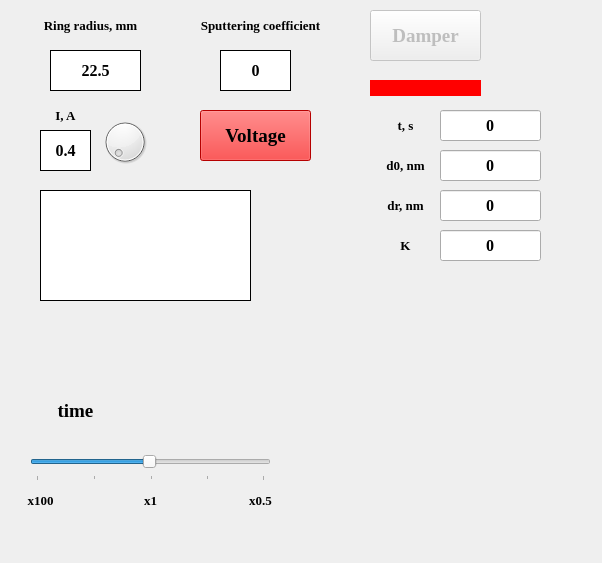
<?xml version="1.0" encoding="UTF-8"?>
<ui version="4.0">
 <class>Dialog</class>
 <widget class="QDialog" name="Dialog">
  <property name="geometry">
   <rect>
    <x>0</x>
    <y>0</y>
    <width>602</width>
    <height>563</height>
   </rect>
  </property>
  <property name="windowTitle">
   <string>Sputtering</string>
  </property>
  <property name="windowIcon">
   <iconset>
    <normaloff>icon.png</normaloff>icon.png</iconset>
  </property>
  <widget class="QLabel" name="current_label">
   <property name="geometry">
    <rect>
     <x>40</x>
     <y>100</y>
     <width>51</width>
     <height>31</height>
    </rect>
   </property>
   <property name="font">
    <font>
     <family>Times New Roman</family>
     <pointsize>10</pointsize>
     <weight>75</weight>
     <bold>true</bold>
    </font>
   </property>
   <property name="text">
    <string>I, A</string>
   </property>
   <property name="alignment">
    <set>Qt::AlignCenter</set>
   </property>
  </widget>
  <widget class="QPushButton" name="damper">
   <property name="enabled">
    <bool>false</bool>
   </property>
   <property name="geometry">
    <rect>
     <x>370</x>
     <y>10</y>
     <width>111</width>
     <height>51</height>
    </rect>
   </property>
   <property name="font">
    <font>
     <family>Times New Roman</family>
     <pointsize>14</pointsize>
     <weight>75</weight>
     <bold>true</bold>
    </font>
   </property>
   <property name="text">
    <string>Damper</string>
   </property>
  </widget>
  <widget class="QLabel" name="damper_state">
   <property name="geometry">
    <rect>
     <x>370</x>
     <y>80</y>
     <width>111</width>
     <height>16</height>
    </rect>
   </property>
   <property name="styleSheet">
    <string notr="true">background-color: red;</string>
   </property>
   <property name="text">
    <string/>
   </property>
  </widget>
  <widget class="QLabel" name="d0_label">
   <property name="geometry">
    <rect>
     <x>370</x>
     <y>150</y>
     <width>71</width>
     <height>31</height>
    </rect>
   </property>
   <property name="font">
    <font>
     <family>Times New Roman</family>
     <pointsize>10</pointsize>
     <weight>75</weight>
     <bold>true</bold>
    </font>
   </property>
   <property name="text">
    <string>d0, nm</string>
   </property>
   <property name="alignment">
    <set>Qt::AlignCenter</set>
   </property>
  </widget>
  <widget class="QLabel" name="dr_label">
   <property name="geometry">
    <rect>
     <x>370</x>
     <y>190</y>
     <width>71</width>
     <height>31</height>
    </rect>
   </property>
   <property name="font">
    <font>
     <family>Times New Roman</family>
     <pointsize>10</pointsize>
     <weight>75</weight>
     <bold>true</bold>
    </font>
   </property>
   <property name="text">
    <string>dr, nm</string>
   </property>
   <property name="alignment">
    <set>Qt::AlignCenter</set>
   </property>
  </widget>
  <widget class="QLabel" name="k_label">
   <property name="geometry">
    <rect>
     <x>370</x>
     <y>230</y>
     <width>71</width>
     <height>31</height>
    </rect>
   </property>
   <property name="font">
    <font>
     <family>Times New Roman</family>
     <pointsize>10</pointsize>
     <weight>75</weight>
     <bold>true</bold>
    </font>
   </property>
   <property name="text">
    <string>K</string>
   </property>
   <property name="alignment">
    <set>Qt::AlignCenter</set>
   </property>
  </widget>
  <widget class="QLabel" name="x100">
   <property name="geometry">
    <rect>
     <x>20</x>
     <y>490</y>
     <width>41</width>
     <height>21</height>
    </rect>
   </property>
   <property name="font">
    <font>
     <family>Times New Roman</family>
     <pointsize>10</pointsize>
     <weight>75</weight>
     <bold>true</bold>
    </font>
   </property>
   <property name="text">
    <string>x100</string>
   </property>
   <property name="alignment">
    <set>Qt::AlignCenter</set>
   </property>
  </widget>
  <widget class="QLabel" name="time_rewind">
   <property name="geometry">
    <rect>
     <x>30</x>
     <y>390</y>
     <width>91</width>
     <height>41</height>
    </rect>
   </property>
   <property name="font">
    <font>
     <family>Times New Roman</family>
     <pointsize>14</pointsize>
     <weight>75</weight>
     <bold>true</bold>
    </font>
   </property>
   <property name="text">
    <string>time</string>
   </property>
   <property name="alignment">
    <set>Qt::AlignCenter</set>
   </property>
  </widget>
  <widget class="QSlider" name="timeSlider">
   <property name="geometry">
    <rect>
     <x>30</x>
     <y>450</y>
     <width>241</width>
     <height>31</height>
    </rect>
   </property>
   <property name="cursor">
    <cursorShape>OpenHandCursor</cursorShape>
   </property>
   <property name="mouseTracking">
    <bool>false</bool>
   </property>
   <property name="locale">
    <locale language="English" country="UnitedStates"/>
   </property>
   <property name="minimum">
    <number>1</number>
   </property>
   <property name="maximum">
    <number>200</number>
   </property>
   <property name="singleStep">
    <number>1</number>
   </property>
   <property name="value">
    <number>100</number>
   </property>
   <property name="sliderPosition">
    <number>100</number>
   </property>
   <property name="tracking">
    <bool>true</bool>
   </property>
   <property name="orientation">
    <enum>Qt::Horizontal</enum>
   </property>
   <property name="invertedAppearance">
    <bool>false</bool>
   </property>
   <property name="invertedControls">
    <bool>false</bool>
   </property>
   <property name="tickPosition">
    <enum>QSlider::TicksBelow</enum>
   </property>
   <property name="tickInterval">
    <number>50</number>
   </property>
  </widget>
  <widget class="QLabel" name="x1">
   <property name="geometry">
    <rect>
     <x>130</x>
     <y>490</y>
     <width>41</width>
     <height>21</height>
    </rect>
   </property>
   <property name="font">
    <font>
     <family>Times New Roman</family>
     <pointsize>10</pointsize>
     <weight>75</weight>
     <bold>true</bold>
    </font>
   </property>
   <property name="text">
    <string>x1</string>
   </property>
   <property name="alignment">
    <set>Qt::AlignCenter</set>
   </property>
  </widget>
  <widget class="QLabel" name="x0_5">
   <property name="geometry">
    <rect>
     <x>240</x>
     <y>490</y>
     <width>41</width>
     <height>21</height>
    </rect>
   </property>
   <property name="font">
    <font>
     <family>Times New Roman</family>
     <pointsize>10</pointsize>
     <weight>75</weight>
     <bold>true</bold>
    </font>
   </property>
   <property name="text">
    <string>x0.5</string>
   </property>
   <property name="alignment">
    <set>Qt::AlignCenter</set>
   </property>
  </widget>
  <widget class="QLabel" name="time_label">
   <property name="geometry">
    <rect>
     <x>370</x>
     <y>110</y>
     <width>71</width>
     <height>31</height>
    </rect>
   </property>
   <property name="font">
    <font>
     <family>Times New Roman</family>
     <pointsize>10</pointsize>
     <weight>75</weight>
     <bold>true</bold>
    </font>
   </property>
   <property name="text">
    <string>t, s</string>
   </property>
   <property name="alignment">
    <set>Qt::AlignCenter</set>
   </property>
  </widget>
  <widget class="QLabel" name="status">
   <property name="geometry">
    <rect>
     <x>40</x>
     <y>190</y>
     <width>211</width>
     <height>111</height>
    </rect>
   </property>
   <property name="font">
    <font>
     <family>Times New Roman</family>
     <pointsize>12</pointsize>
     <weight>75</weight>
     <bold>true</bold>
    </font>
   </property>
   <property name="styleSheet">
    <string notr="true">background-color: white;</string>
   </property>
   <property name="frameShape">
    <enum>QFrame::Box</enum>
   </property>
   <property name="text">
    <string/>
   </property>
   <property name="textFormat">
    <enum>Qt::AutoText</enum>
   </property>
   <property name="alignment">
    <set>Qt::AlignCenter</set>
   </property>
   <property name="wordWrap">
    <bool>true</bool>
   </property>
  </widget>
  <widget class="QLabel" name="ring_radius_label">
   <property name="geometry">
    <rect>
     <x>10</x>
     <y>10</y>
     <width>161</width>
     <height>31</height>
    </rect>
   </property>
   <property name="font">
    <font>
     <family>Times New Roman</family>
     <pointsize>10</pointsize>
     <weight>75</weight>
     <bold>true</bold>
    </font>
   </property>
   <property name="text">
    <string>Ring radius, mm</string>
   </property>
   <property name="alignment">
    <set>Qt::AlignCenter</set>
   </property>
  </widget>
  <widget class="QLabel" name="sputtering_coefficient_label">
   <property name="geometry">
    <rect>
     <x>170</x>
     <y>10</y>
     <width>181</width>
     <height>31</height>
    </rect>
   </property>
   <property name="font">
    <font>
     <family>Times New Roman</family>
     <pointsize>10</pointsize>
     <weight>75</weight>
     <bold>true</bold>
    </font>
   </property>
   <property name="text">
    <string>Sputtering coefficient</string>
   </property>
   <property name="alignment">
    <set>Qt::AlignCenter</set>
   </property>
  </widget>
  <widget class="QPushButton" name="voltage">
   <property name="enabled">
    <bool>true</bool>
   </property>
   <property name="geometry">
    <rect>
     <x>200</x>
     <y>110</y>
     <width>111</width>
     <height>51</height>
    </rect>
   </property>
   <property name="font">
    <font>
     <family>Times New Roman</family>
     <pointsize>14</pointsize>
     <weight>75</weight>
     <bold>true</bold>
    </font>
   </property>
   <property name="styleSheet">
    <string notr="true">background-color: red;</string>
   </property>
   <property name="text">
    <string>Voltage</string>
   </property>
  </widget>
  <widget class="QLabel" name="sputtering_coefficient">
   <property name="geometry">
    <rect>
     <x>220</x>
     <y>50</y>
     <width>71</width>
     <height>41</height>
    </rect>
   </property>
   <property name="font">
    <font>
     <family>Times New Roman</family>
     <pointsize>12</pointsize>
     <weight>75</weight>
     <bold>true</bold>
    </font>
   </property>
   <property name="styleSheet">
    <string notr="true">background-color: white;</string>
   </property>
   <property name="frameShape">
    <enum>QFrame::Box</enum>
   </property>
   <property name="text">
    <string>0</string>
   </property>
   <property name="alignment">
    <set>Qt::AlignCenter</set>
   </property>
  </widget>
  <widget class="QLabel" name="target_diameter">
   <property name="geometry">
    <rect>
     <x>50</x>
     <y>50</y>
     <width>91</width>
     <height>41</height>
    </rect>
   </property>
   <property name="font">
    <font>
     <family>Times New Roman</family>
     <pointsize>12</pointsize>
     <weight>75</weight>
     <bold>true</bold>
    </font>
   </property>
   <property name="styleSheet">
    <string notr="true">background-color: white;</string>
   </property>
   <property name="frameShape">
    <enum>QFrame::Box</enum>
   </property>
   <property name="text">
    <string>22.5</string>
   </property>
   <property name="alignment">
    <set>Qt::AlignCenter</set>
   </property>
  </widget>
  <widget class="QLabel" name="current">
   <property name="geometry">
    <rect>
     <x>40</x>
     <y>130</y>
     <width>51</width>
     <height>41</height>
    </rect>
   </property>
   <property name="font">
    <font>
     <family>Times New Roman</family>
     <pointsize>12</pointsize>
     <weight>75</weight>
     <bold>true</bold>
    </font>
   </property>
   <property name="styleSheet">
    <string notr="true">background-color: white;</string>
   </property>
   <property name="frameShape">
    <enum>QFrame::Box</enum>
   </property>
   <property name="text">
    <string>0.4</string>
   </property>
   <property name="alignment">
    <set>Qt::AlignCenter</set>
   </property>
  </widget>
  <widget class="QLineEdit" name="K0">
   <property name="geometry">
    <rect>
     <x>440</x>
     <y>230</y>
     <width>101</width>
     <height>31</height>
    </rect>
   </property>
   <property name="font">
    <font>
     <family>Times New Roman</family>
     <pointsize>12</pointsize>
     <weight>75</weight>
     <bold>true</bold>
    </font>
   </property>
   <property name="text">
    <string>0</string>
   </property>
   <property name="alignment">
    <set>Qt::AlignCenter</set>
   </property>
  </widget>
  <widget class="QLineEdit" name="time_value">
   <property name="geometry">
    <rect>
     <x>440</x>
     <y>110</y>
     <width>101</width>
     <height>31</height>
    </rect>
   </property>
   <property name="font">
    <font>
     <family>Times New Roman</family>
     <pointsize>12</pointsize>
     <weight>75</weight>
     <bold>true</bold>
    </font>
   </property>
   <property name="text">
    <string>0</string>
   </property>
   <property name="alignment">
    <set>Qt::AlignCenter</set>
   </property>
  </widget>
  <widget class="QLineEdit" name="dr">
   <property name="geometry">
    <rect>
     <x>440</x>
     <y>190</y>
     <width>101</width>
     <height>31</height>
    </rect>
   </property>
   <property name="font">
    <font>
     <family>Times New Roman</family>
     <pointsize>12</pointsize>
     <weight>75</weight>
     <bold>true</bold>
    </font>
   </property>
   <property name="text">
    <string>0</string>
   </property>
   <property name="alignment">
    <set>Qt::AlignCenter</set>
   </property>
  </widget>
  <widget class="QLineEdit" name="d0">
   <property name="geometry">
    <rect>
     <x>440</x>
     <y>150</y>
     <width>101</width>
     <height>31</height>
    </rect>
   </property>
   <property name="font">
    <font>
     <family>Times New Roman</family>
     <pointsize>12</pointsize>
     <weight>75</weight>
     <bold>true</bold>
    </font>
   </property>
   <property name="text">
    <string>0</string>
   </property>
   <property name="alignment">
    <set>Qt::AlignCenter</set>
   </property>
  </widget>
  <widget class="QDial" name="current_dial">
   <property name="geometry">
    <rect>
     <x>100</x>
     <y>110</y>
     <width>50</width>
     <height>64</height>
    </rect>
   </property>
   <property name="minimum">
    <number>3</number>
   </property>
   <property name="maximum">
    <number>15</number>
   </property>
  </widget>
 </widget>
 <resources/>
 <connections/>
</ui>
